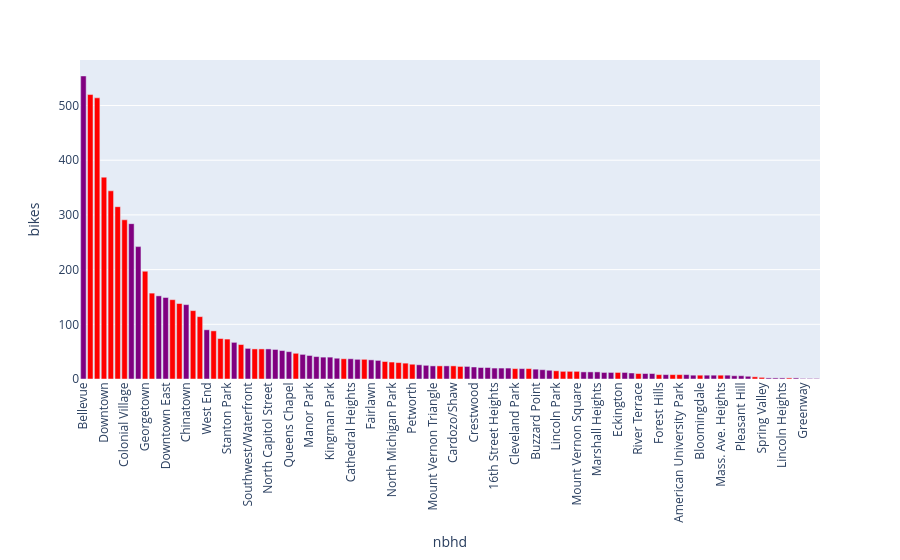

This figure's notebook cell:
### Code cell
bikes_per_nbhd_df = demo11.count_bikes_per_nbhd(bikes_gdf).reset_index()

eea_color = 'purple'
other_color = 'red'

fig = px.bar(
    bikes_per_nbhd_df,#.head(20), 
    x='nbhd', 
    y='bikes', 
    color='eea',
    color_continuous_scale=[other_color, eea_color],
)
fig.update_layout(coloraxis_showscale=False)
fig.update_xaxes(tickangle=-90)

fig

### Figure 1 — Plotly figure (JSON) as saved in the notebook; plotly's stock layout.template omitted (floating-point values rounded to 4 significant figures)
{"data": [{"hovertemplate": "nbhd=%{x}<br>bikes=%{y}<br>eea=%{marker.color}<extra></extra>", "legendgroup": "", "marker": {"color": [1, 0, 0, 0, 0, 0, 0, 1, 1, 0, 0, 1, 1, 0, 0, 1, 0, 0, 1, 0, 0, 0, 1, 0, 1, 0, 0, 1, 1, 1, 1, 0, 1, 1, 1, 1, 1, 1, 0, 1, 1, 0, 1, 1, 0, 0, 0, 0, 0, 1, 1, 1, 0, 1, 0, 0, 1, 1, 1, 1, 1, 1, 1, 0, 1, 0, 1, 1, 1, 0, 0, 0, 0, 1, 1, 1, 1, 1, 0, 1, 1, 0, 1, 1, 0, 1, 0, 0, 1, 1, 0, 1, 1, 0, 1, 1, 1, 1, 0, 0, 1, 1, 1, 0, 1, 1, 1, 1], "coloraxis": "coloraxis", "pattern": {"shape": ""}}, "name": "", "orientation": "v", "showlegend": false, "textposition": "auto", "type": "bar", "x": ["Bellevue", "Georgetown Reservoir", "Palisades", "Downtown", "Connecticut Avenue/K Street", "Monumental Core", "Colonial Village", "George Washington University", "Southwest Employment Area", "Georgetown", "Fort McNair", "Foggy Bottom", "Downtown East", "Michigan Park", "Near Northeast", "Chinatown", "Takoma", "Barnaby Woods", "West End", "Woodridge", "Near Southeast", "Stanton Park", "Capitol Hill", "Lamond Riggs", "Southwest/Waterfront", "Brookland", "Friendship Heights", "North Capitol Street", "Columbia Heights", "Trinidad", "Queens Chapel", "Chevy Chase", "Park View", "Manor Park", "Grant Park", "University Heights", "Kingman Park", "Brentwood", "Lanier Heights", "Cathedral Heights", "Langston", "North Cleveland Park", "Fairlawn", "Fort Lincoln", "Dupont Circle", "North Michigan Park", "Foxhall Crescents", "Brightwood Park", "Petworth", "Brightwood", "Fort Totten", "Mount Vernon Triangle", "McLean Gardens", "Fort Davis Park", "Cardozo/Shaw", "Navy Yard", "Hill East", "Crestwood", "Burleith/Hillandale", "Barry Farm", "16th Street Heights", "Randle Highlands", "Stronghold", "Cleveland Park", "Congress Heights", "Woodley Park", "Buzzard Point", "Edgewood", "Burrville", "Lincoln Park", "Adams Morgan", "Glover Park", "Mount Vernon Square", "Mount Pleasant", "Historic Anacostia", "Marshall Heights", "Woodland", "Gateway", "Eckington", "Benning Ridge", "Carver", "River Terrace", "Shipley", "Twining", "Forest Hills", "Douglass", "Howard University", "American University Park", "Hillsdale", "Washington Highlands", "Bloomingdale", "Fort Stanton", "Logan Circle/Shaw", "Mass. Ave. Heights", "Fort Dupont", "Truxton Circle", "Pleasant Hill", "Deanwood", "Pleasant Plains", "Spring Valley", "Garfield Heights", "Hillcrest", "Lincoln Heights", "Kalorama Heights", "Ivy City", "Greenway", "Benning", "Mayfair"], "xaxis": "x", "y": [554, 520, 514, 369, 344, 315, 291, 284, 242, 197, 157, 152, 149, 145, 138, 136, 125, 114, 90, 88, 74, 73, 67, 63, 56, 55, 55, 55, 54, 52, 50, 47, 45, 43, 41, 40, 40, 38, 37, 37, 36, 36, 35, 34, 32, 31, 30, 29, 27, 26, 25, 24, 24, 24, 24, 23, 23, 22, 21, 21, 20, 20, 20, 19, 19, 19, 18, 17, 16, 15, 14, 14, 14, 13, 13, 13, 12, 12, 12, 12, 11, 10, 10, 10, 8, 8, 8, 8, 8, 7, 7, 7, 7, 7, 7, 6, 6, 5, 4, 3, 2, 2, 2, 2, 2, 1, 1, 1], "yaxis": "y"}], "layout": {"barmode": "relative", "coloraxis": {"colorbar": {"title": {"text": "eea"}}, "colorscale": [[0, "red"], [1, "purple"]], "showscale": false}, "legend": {"tracegroupgap": 0}, "margin": {"t": 60}, "xaxis": {"anchor": "y", "domain": [0, 1], "tickangle": -90, "title": {"text": "nbhd"}}, "yaxis": {"anchor": "x", "domain": [0, 1], "title": {"text": "bikes"}}}}
